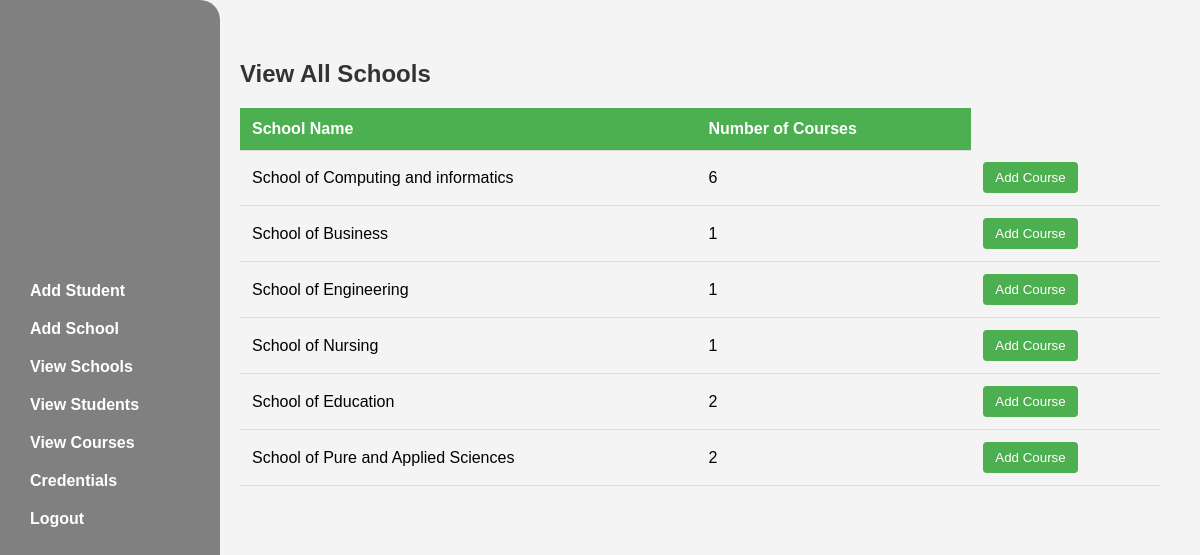
Screenshot of /admin/view_schools (signed in) with the database file from the repository.
### app.py (models this page shows)
class School(db.Model):
    id = db.Column(db.Integer, primary_key=True)
    name = db.Column(db.String(100), unique=True, nullable=False)

### app.py (the view)
@app.route('/admin/view_schools')
@login_required
def admin_view_schools():
    schools = School.query.all()
    return render_template('admin_view_schools.html', schools=schools)

### app.py (called while the page is built)
@login_manager.user_loader
def loader_user(user_id):
	return Users.query.get(user_id)

### templates/admin_view_schools.html
{% extends "base.html" %}
{% block content %}
<header>
    <h1>View All Schools</h1>
</header>
<table>
    <thead>
        <tr>
            <th>School Name</th>
            <th>Number of Courses</th>
        </tr>
    </thead>
    <tbody>
        {% for school in schools %}
            <tr>
                <td>{{ school.name }}</td>
                <td>{{ school.courses|length }}</td>
                <td>
                    <a href="{{ url_for('admin_add_course', school_id=school.id) }}">
                        <button>Add Course</button>
                    </a>
                </td>
            </tr>
        {% endfor %}
    </tbody>
</table>
{% endblock  %}

### templates/base.html (shortened to what this page needs)
<!DOCTYPE html>
<html lang="en">
<head>
</head>
<body>
    <nav>
        <ul>
            <li><a href="/admin/add_student">Add Student</a></li>
            <li><a href="/admin/add_school">Add School</a></li>
            <li><a href="/admin/view_schools">View Schools</a></li>
            <li><a href="/admin/view_students">View Students</a></li>
            <li><a href="/admin/view_courses">View Courses</a></li>
            <li><a href="/admin/accounts">Credentials</a></li>
            <li><a href="/logout?user=admin">Logout</a></li>
        </ul>
    </nav>
    <section>
        {% block content %}
        {% endblock %}
    </section>
</body>
</html>

### templates/base.html (style rules this page uses)
body { font-family: Arial, sans-serif; background-color: #f4f4f4; margin: 0; display:flex; flex-direction:column; padding: 0; box-sizing: border-box; }
nav { background-color:grey; padding: 10px; position: fixed; width: 200px; display:flex; align-items:center; height: 100%; border-radius: 0 20px 20px 0; }
nav ul { list-style: none; padding: 0; margin: 0; }
nav li { margin-bottom: 10px; }
nav a { text-decoration: none; color: white; font-weight: bold; display: block; padding:5px 5px 5px 20px; border-radius: 5px; transition: background-color 0.3s; }
section { width:100%%; margin: 20px; padding: 20px; border-radius: 5px; margin-left: 220px; }
h1 { color: #333; }
table { width: 100%; border-collapse: collapse; margin-top: 20px; }
th, td { padding: 12px; text-align: left; border-bottom: 1px solid #ddd; }
th { background-color: #4CAF50; color: white; }
button { padding: 8px 12px; background-color: #4CAF50; color: white; border: none; border-radius: 4px; cursor: pointer; }
section { flex:1; }

### rows the page displays
School: name "School of Computing and informatics", courses|length "6"
School: name "School of Business", courses|length "1"
School: name "School of Engineering", courses|length "1"
School: name "School of Nursing", courses|length "1"
School: name "School of Education", courses|length "2"
School: name "School of Pure and Applied Sciences", courses|length "2"
